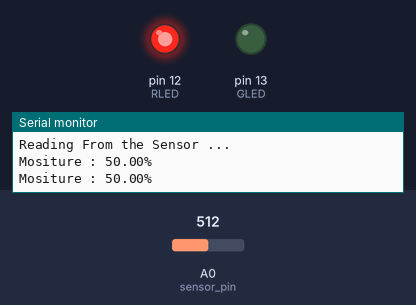
Bench run of a sketch on a simulated Arduino Uno, built with avr-gcc and run on an emulated ATmega328P. Shown: output pins drawn as LEDs (lit = HIGH), the last lines printed to the serial monitor. The inputs (shaded band) are chosen by the test bench; at power-on: A0 (sensor_pin) = 512.

Above: at 2.2 s.
2.3 s: A0 (sensor_pin) set to 496
At 3.8 s:
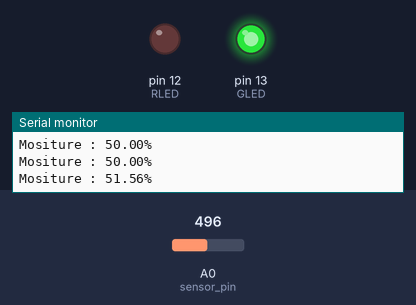
6.3 s: A0 (sensor_pin) set to 716
At 7.3 s:
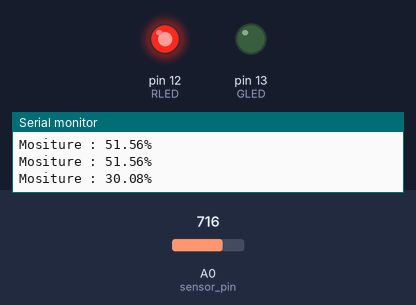
10.3 s: A0 (sensor_pin) set to 511
At 11.6 s:
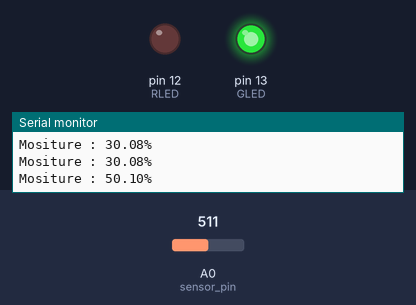
Timing chart, 0 to 13.3 s (numbered marks = the images above; inputs shaded):
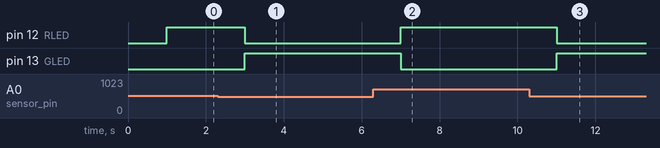

Measured:
- the behaviour switches between 512 and 511 on A0 (sensor_pin) (found by bisection; images 0 and 1)
- after the input at 2.3 s, pin 12 (RLED): HIGH → LOW after 0.70 s; pin 13 (GLED): LOW → HIGH after 0.70 s
- after the input at 6.3 s, pin 12 (RLED): LOW → HIGH after 0.71 s; pin 13 (GLED): HIGH → LOW after 0.70 s
- after the input at 10.3 s, pin 12 (RLED): HIGH → LOW after 0.71 s; pin 13 (GLED): LOW → HIGH after 0.71 s

The sketch:

soilmoisture.ino
```cpp
int sensor_pin = A0; //connect sensor a0 pin to arduino a0
int output_value ;
float percentage;
int GLED = 13; //connect Green LED to pin 13
int RLED =12; //connect Red LED TO pin 12
int SENSE=0;
int value=0;
void setup() {

   Serial.begin(9600);
   pinMode(GLED, OUTPUT);
   pinMode(RLED, OUTPUT);
   Serial.println("Reading From the Sensor ...");

   delay(1000);
   }

void loop() {

   output_value= analogRead(sensor_pin);

   percentage = ( 100 - ( (output_value/1024.00) * 100 ) );

   Serial.print("Mositure : ");

   Serial.print(percentage); //displays in serial monitor

   Serial.println("%");
   if(percentage>50)
   {
    digitalWrite(GLED, HIGH);
   }
   else
   {
    digitalWrite(RLED, HIGH);
   }
   delay(1000);
   digitalWrite(GLED, LOW);
   digitalWrite(RLED, LOW);
   }
```
